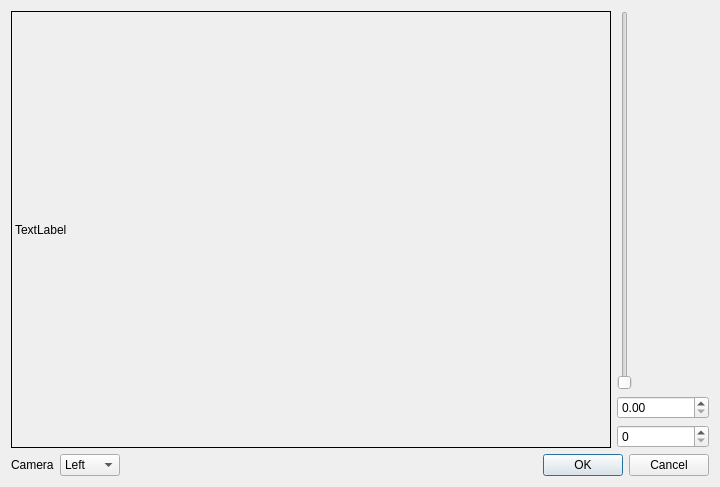
<?xml version="1.0" encoding="UTF-8"?>
<ui version="4.0">
 <class>DistortionCorrectionDialog</class>
 <widget class="QDialog" name="DistortionCorrectionDialog">
  <property name="geometry">
   <rect>
    <x>0</x>
    <y>0</y>
    <width>720</width>
    <height>487</height>
   </rect>
  </property>
  <property name="windowTitle">
   <string>Dialog</string>
  </property>
  <layout class="QGridLayout" name="gridLayout">
   <item row="0" column="0">
    <layout class="QVBoxLayout" name="verticalLayout_3">
     <item>
      <layout class="QHBoxLayout" name="horizontalLayout">
       <item>
        <widget class="QLabel" name="label_undistorted">
         <property name="minimumSize">
          <size>
           <width>600</width>
           <height>400</height>
          </size>
         </property>
         <property name="frameShape">
          <enum>QFrame::Panel</enum>
         </property>
         <property name="text">
          <string>TextLabel</string>
         </property>
         <property name="scaledContents">
          <bool>true</bool>
         </property>
        </widget>
       </item>
       <item>
        <layout class="QVBoxLayout" name="verticalLayout_2">
         <item>
          <widget class="QSlider" name="verticalSlider">
           <property name="orientation">
            <enum>Qt::Vertical</enum>
           </property>
          </widget>
         </item>
         <item>
          <layout class="QVBoxLayout" name="verticalLayout">
           <item>
            <widget class="QDoubleSpinBox" name="doubleSpinBox_koefisien"/>
           </item>
           <item>
            <widget class="QSpinBox" name="spinBox_orde"/>
           </item>
          </layout>
         </item>
        </layout>
       </item>
      </layout>
     </item>
     <item>
      <layout class="QHBoxLayout" name="horizontalLayout_3">
       <item>
        <layout class="QHBoxLayout" name="horizontalLayout_2">
         <item>
          <widget class="QLabel" name="label">
           <property name="text">
            <string>Camera</string>
           </property>
          </widget>
         </item>
         <item>
          <widget class="QComboBox" name="comboBox_camera">
           <item>
            <property name="text">
             <string>Left</string>
            </property>
           </item>
           <item>
            <property name="text">
             <string>Right</string>
            </property>
           </item>
          </widget>
         </item>
        </layout>
       </item>
       <item>
        <widget class="QDialogButtonBox" name="buttonBox">
         <property name="orientation">
          <enum>Qt::Horizontal</enum>
         </property>
         <property name="standardButtons">
          <set>QDialogButtonBox::Cancel|QDialogButtonBox::Ok</set>
         </property>
        </widget>
       </item>
      </layout>
     </item>
    </layout>
   </item>
  </layout>
 </widget>
 <resources/>
 <connections>
  <connection>
   <sender>buttonBox</sender>
   <signal>accepted()</signal>
   <receiver>DistortionCorrectionDialog</receiver>
   <slot>accept()</slot>
   <hints>
    <hint type="sourcelabel">
     <x>248</x>
     <y>254</y>
    </hint>
    <hint type="destinationlabel">
     <x>157</x>
     <y>274</y>
    </hint>
   </hints>
  </connection>
  <connection>
   <sender>buttonBox</sender>
   <signal>rejected()</signal>
   <receiver>DistortionCorrectionDialog</receiver>
   <slot>reject()</slot>
   <hints>
    <hint type="sourcelabel">
     <x>316</x>
     <y>260</y>
    </hint>
    <hint type="destinationlabel">
     <x>286</x>
     <y>274</y>
    </hint>
   </hints>
  </connection>
 </connections>
</ui>
